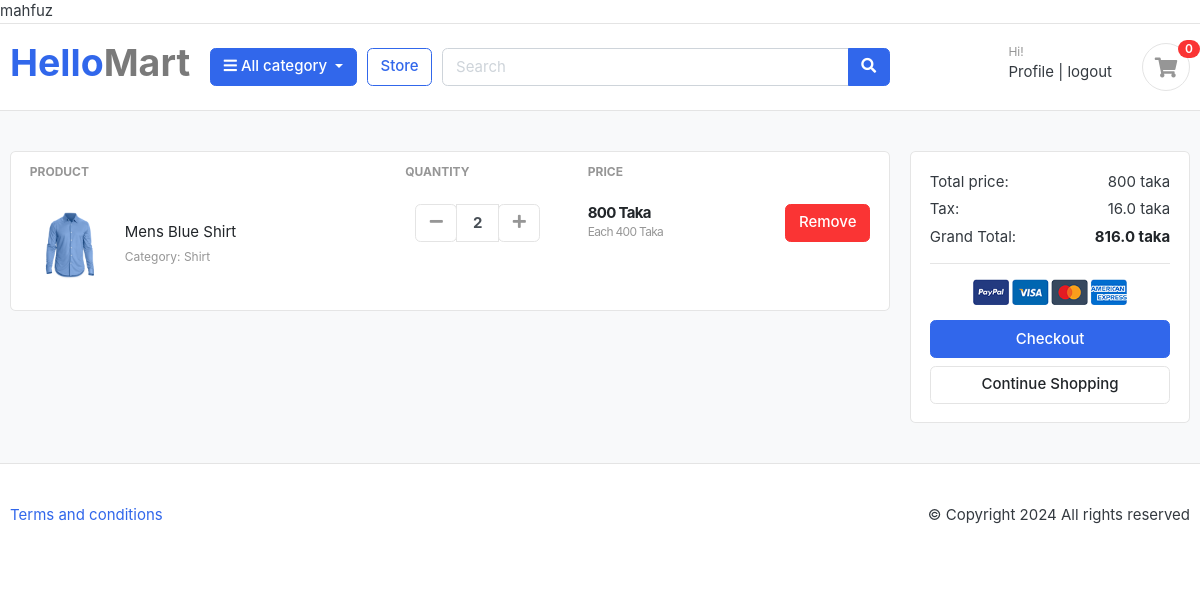
Page /cart/ (signed in) on the committed database.
### cart/models.py (models this page shows, shortened)
class CartItem(models.Model):
    product = models.ForeignKey(Product, on_delete = models.CASCADE)
    cart = models.ForeignKey(Cart, on_delete=models.CASCADE, null= True)
    quantity = models.IntegerField()
    is_active = models.BooleanField(default=True)
    user = models.ForeignKey(User, on_delete=models.CASCADE, null= True)
    def sub_total(self):
        return self.product.price * self.quantity

### store/models.py (models this page shows, shortened)
class Product(models.Model):
    product_name = models.CharField(max_length=100, unique = True)
    slug = models.SlugField(max_length = 200, unique = True)
    description = models.TextField(max_length = 400, blank = True)
    price = models.IntegerField()
    image = models.ImageField(upload_to='photos/products')
    stock = models.IntegerField()
    is_available = models.BooleanField(default = True)
    category = models.ForeignKey(Category, on_delete=models.CASCADE)
    created_date = models.DateTimeField(auto_now_add = True)
    modified_date = models.DateTimeField(auto_now = True)

### category/models.py (models this page shows, shortened)
class Category(models.Model):
    category_name = models.CharField(max_length = 50, unique = True)
    slug = models.SlugField(max_length = 100, unique = True)
    description = models.TextField(max_length = 255, blank = True)
    cat_image = models.ImageField(upload_to= 'photos/categories', blank= True)

### cart/views.py (the view, shortened to what this page needs)
# urls.py: path('cart/', include('cart.urls')),
def cart(request):
    cart_items = None
    tax = 0
    total = 0
    grand_total = 0
    if request.user.is_authenticated:
        cart_items = CartItem.objects.filter(user = request.user)
        for item in cart_items:
            total += item.product.price * item.quantity
        tax = (total*2)/100
    grand_total = total + tax
    return render(request, 'cart/cart.html', {'cart_items' : cart_items, 'tax' : tax, 'grand_total' : grand_total, 'total' : total})

### cart/templates/cart/cart.html (shortened to what this page needs)
{% extends "base.html" %}
{% load static %}
{% block body %}
<section class="section-content padding-y bg">
  <div class="container">
    <div class="row">
      <aside class="col-lg-9">
        <div class="card">
          <table class="table table-borderless table-shopping-cart">
            <thead class="text-muted">
              <tr class="small text-uppercase">
                <th scope="col">Product</th>
                <th scope="col" width="120">Quantity</th>
                <th scope="col" width="120">Price</th>
                <th scope="col" class="text-right" width="200"></th>
              </tr>
            </thead>
            <tbody>
              {% for item in cart_items %}
              <tr>
                <td>
                  <figure class="itemside align-items-center">
                    <div class="aside">
                      <img src="{{item.product.image.url}} " class="img-sm" />
                    </div>
                    <figcaption class="info">
                      <a href="#" class="title text-dark"
                        >{{item.product.product_name}} </a
                      >
                      <p class="text-muted small">
                        Category: {{item.product.category.category_name}}
                      </p>
                    </figcaption>
                  </figure>
                </td>
                <td>
                  <div class="col">
                    <div class="input-group input-spinner">
                      <div class="input-group-prepend">
                        <form action="{% url "remove_cart_item" item.product.id %}" method="POST">
                          <button
                            class="btn btn-light"
                            type="submit"
                            id="button-minus"
                          >
                            <i class="fa fa-minus"></i>
                          </button>
                        </form>
                      </div>
                      <input type="text" class="form-control" value={{item.quantity}} />
                      <div class="input-group-append">
                        <form action="{% url "add_cart" item.product.id %}" method="POST">
                          <button
                            class="btn btn-light"
                            type="submit"
                            id="button-plus"
                          >
                            <i class="fa fa-plus"></i>
                          </button>
                        </form>
                      </div>
                    </div>
                  </div>
                </td>
                <td>
                  <div class="price-wrap">
                    <var class="price">{{item.sub_total}} Taka </var>
                    <small class="text-muted">Each {{item.product.price}} Taka </small>
                  </div>
                </td>
                <td class="text-right">
                  <a href="{% url "remove_cart" item.product.id %}" class="btn btn-danger"> Remove</a>
                </td>
              </tr>
              {% endfor %}
            </tbody>
          </table>
        </div>
      </aside>
      <aside class="col-lg-3">
        <div class="card">
          <div class="card-body">
            <dl class="dlist-align">
              <dt>Total price:</dt>
              <dd class="text-right">{{total}} taka</dd>
            </dl>
            <dl class="dlist-align">
              <dt>Tax:</dt>
              <dd class="text-right">{{tax}} taka</dd>
            </dl>
            <dl class="dlist-align">
              <dt>Grand Total:</dt>
              <dd class="text-right text-dark b">
                <strong>{{grand_total}} taka</strong>
              </dd>
            </dl>
            <hr />
            <p class="text-center mb-3">
              <img src="{% static "/images/misc/payments.png" %}" height="26" />
            </p>
            <a href="{% url "place_order" %}" class="btn btn-primary btn-block">
              Checkout
            </a>
            <a href="{% url "store" %}" class="btn btn-light btn-block"
              >Continue Shopping</a
            >
          </div>
        </div>
      </aside>
    </div>
  </div>
</section>
{% endblock body %}

### templates/base.html (shortened to what this page needs)
<!DOCTYPE html>
{% load static %}
<html lang="en">
    <head>
        <link href="{% static "css/bootstrap.css" %}" rel="stylesheet" type="text/css" />
        <link
          href="{% static "fonts/fontawesome/css/all.min.css" %}"
          type="text/css"
          rel="stylesheet"
        />
        <link href="{% static "css/ui.css" %}" rel="stylesheet" type="text/css" />
        <link
          href="{% static "css/responsive.css" %}"
          rel="stylesheet"
          media="only screen and (max-width: 1200px)"
        />
    </head>
<body>
  {{request.user}}
    <header class="section-header">
        <nav class="navbar p-md-0 navbar-expand-sm navbar-light border-bottom">
        </nav>
        <section class="header-main border-bottom">
          <div class="container">
            <div class="row align-items-center">
              <div class="col-lg-2 col-md-3 col-6">
                <a href="{% url "home" %}" class="brand-wrap">
                  <h1>Hello<span class="mart-color">Mart</span></h1>
                </a>
              </div>
              <div class="col-lg col-sm col-md col-6 flex-grow-0">
                <div class="category-wrap dropdown d-inline-block float-right">
                  <button
                    type="button"
                    class="btn btn-primary dropdown-toggle"
                    data-toggle="dropdown"
                  >
                    <i class="fa fa-bars"></i> All category
                  </button>
                </div>
              </div>
              <a href="{% url "store" %}" class="btn btn-outline-primary">Store</a>
              <div class="col-lg col-md-6 col-sm-12 col">
                <form action="#" class="search">
                  <div class="input-group w-100">
                    <input
                      type="text"
                      class="form-control"
                      style="width: 60%"
                      placeholder="Search"
                    />
                    <div class="input-group-append">
                      <button class="btn btn-primary" type="submit">
                        <i class="fa fa-search"></i>
                      </button>
                    </div>
                  </div>
                </form>
              </div>
              <div class="col-lg-3 col-sm-6 col-8 order-2 order-lg-3">
                <div class="d-flex justify-content-end mb-3 mb-lg-0">
                  <div class="widget-header">
                    {% if request.user.is_authenticated %}
                    <small class="title text-muted">Hi! {{request.user.first_name}} </small>
                    <div>
                      <a href="{% url "profile" %}">Profile</a>
                      <span class="dark-transp"> | </span>
                      <a href="{% url "logout" %}"> logout</a>
                    </div>
                    {% endif %}
                  </div>
                  <a href="{% url "cart" %}" class="widget-header pl-3 ml-3">
                    <div class="icon icon-sm rounded-circle border">
                      <i class="fa fa-shopping-cart"></i>
                    </div>
                    <span class="badge badge-pill badge-danger notify">0</span>
                  </a>
                </div>
              </div>
            </div>
          </div>
        </section>
    </header>
    {% block body %}
    {% endblock body %}
    <footer class="section-footer border-top padding-y">
        <div class="container">
          <p class="float-md-right">&copy Copyright 2024 All rights reserved</p>
          <p>
            <a href="#">Terms and conditions</a>
          </p>
        </div>
    </footer>
</body>
</html>

### static/css/ui.css (style rules this page uses)
html { font-family: "Inter", sans-serif; font-size: 15px; }
.price-wrap { letter-spacing: -0.7px; }
.icon-xs, .icon-sm, .icon-md, .icon-lg { display: inline-block; text-align: center; flex-shrink: 0; flex-grow: 0; }
.icon-sm { width: 48px; height: 48px; line-height: 48px !important; font-size: 20px; }
.img-xs, .img-sm, .img-md, .img-lg { -o-object-fit: cover; object-fit: cover; flex-shrink: 0; flex-grow: 0; }
.img-sm { width: 80px; height: 80px; }
.padding-y { padding-top: 40px; padding-bottom: 40px; }
var { font-style: normal; }
figure { margin-bottom: 0; }
.bg { background-color: #f8f9fa; }
.b { font-weight: 600; }
p:last-child { margin-bottom: 0; }
.header-main { position: relative; padding-top: 1rem; padding-bottom: 1rem; }
.widget-header { display: inline-block; vertical-align: middle; position: relative; }
.widget-header a { color: #343a40; }
.widget-header i { color: #969696; }
.widget-header .title { display: block; }
.widget-header .notify { position: absolute; top: -3px; right: -10px; }
.btn-light { background-color: #fff; border-color: #e4e4e4; }
.btn-light i { color: #969696; }
.itemside { position: relative; display: flex; width: 100%; }
.itemside .aside { position: relative; flex-shrink: 0; }
.itemside .info { padding-left: 15px; padding-right: 7px; }
.itemside p { margin-bottom: 0; }
.itemside .title { display: block; margin-bottom: 5px; color: #212529; }
[class*=dlist-] { margin-bottom: 5px; }
[class*=dlist-] dd { margin-bottom: 0; }
.dlist-align { display: flex; }
.dlist-align dt { width: 150px; word-wrap: break-word; font-weight: normal; }
.dlist-align dd { flex-grow: 1; }
.notify { position: absolute; top: -4px; right: -10px; display: inline-block; padding: 0.25em 0.6em; font-size: 12px; line-height: 1; text-align: center; border-radius: 3rem; color: #fff; background-color: #fa3434; }
.price { font-weight: 600; color: #212529; }
.input-spinner { width: 125px; flex-wrap: nowrap; display: inline-flex; vertical-align: middle; }
.input-spinner input.form-control { text-align: center; max-width: 46px; font-weight: bold; flex-basis: 46px; border-color: #e4e4e4; flex-grow: 0; }
.input-spinner .btn { width: 42px; text-align: center; padding-left: 0.5rem; padding-right: 0.5rem; }
.table-shopping-cart.table td, .table-shopping-cart.table th { padding-left: 1.25rem; padding-right: 1.25rem; }
.table-shopping-cart .price-wrap { line-height: 1.2; }
.table-shopping-cart .price { font-weight: bold; margin-right: 5px; display: block; }
.mart-color { color: #7a7a7a; }

### rows in the picture
CartItem: product.image (picture), product.product_name "Mens Blue Shirt", product.category.category_name "Shirt", quantity "2", sub_total "800", product.price "400"

### other values in the picture
{{ request.user }} "mahfuz"
{{ total }} "800"
{{ tax }} "16.0"
{{ grand_total }} "816.0"
